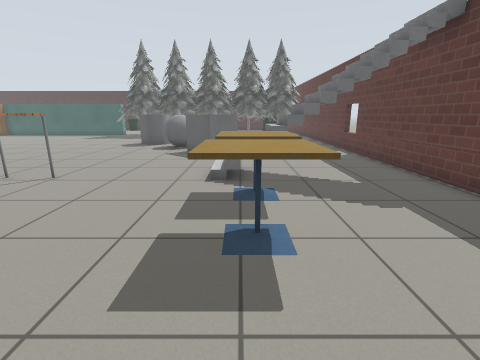
view 1 (above)

19 first-person views from a walk through a Gazebo world. The camera is 1 m above the floor, tilts 14° down and sees 85° across. The lines on the ground mark 1 m squares. The floor is counted in squares, 0.5 m on a side. Each view is taken from the middle of a square. On the plan, view 1 faces up. The plan holds only what a view shows up to about 16 squares ahead; the rest is blank. The place goes on beyond the plan. Simple patterns stand in for the simulator's built-in surfaces.

view 2
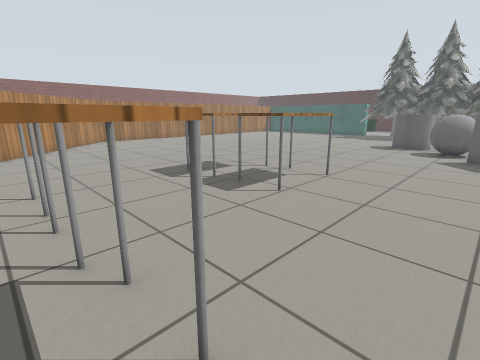

view 3
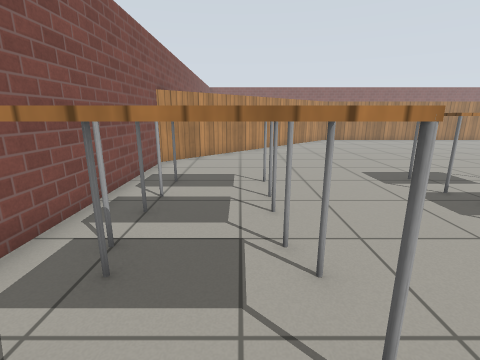

view 4
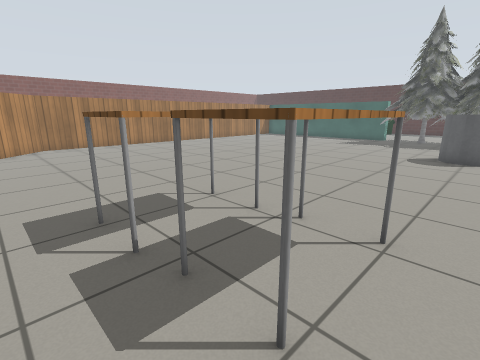

view 5
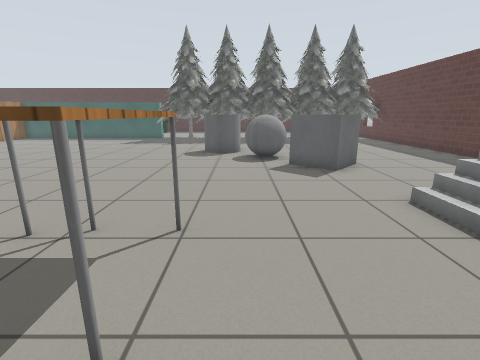

view 6
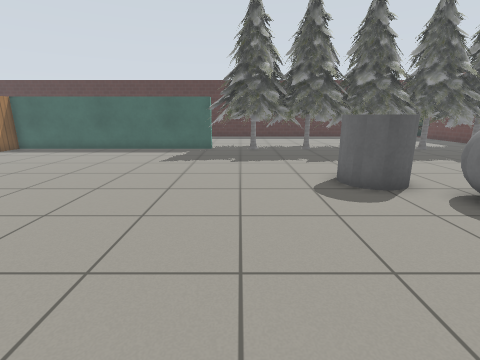

view 7
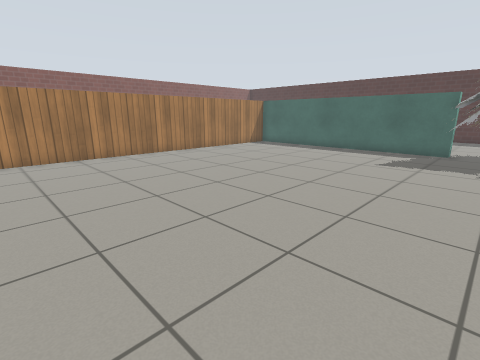

view 8
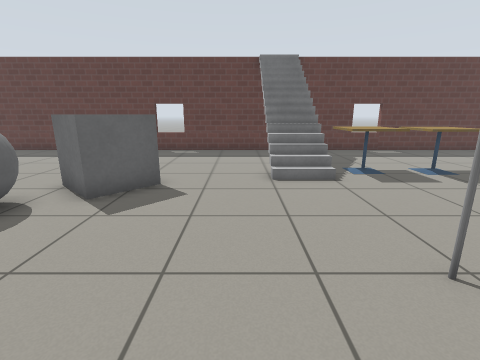

view 9
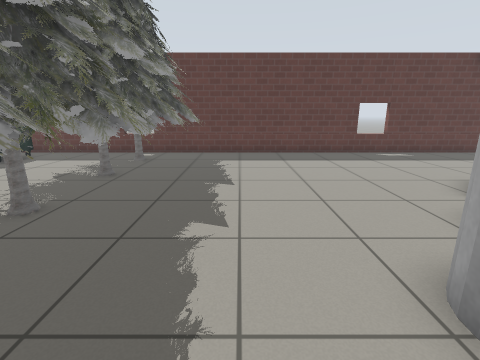

view 10
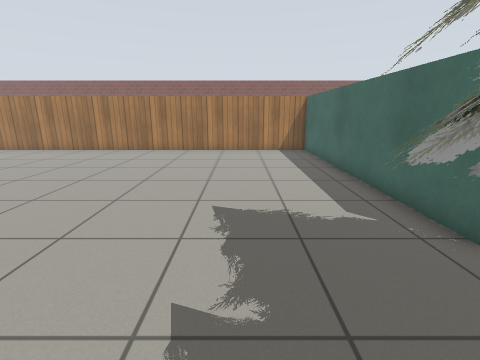

view 11
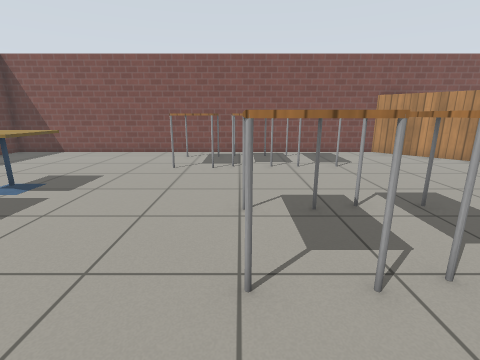

view 12
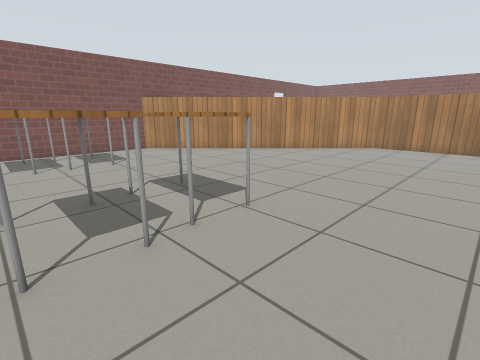

view 13
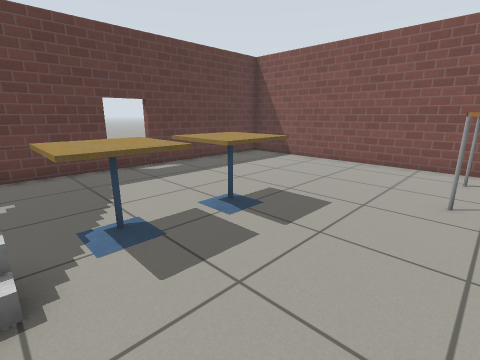

view 14
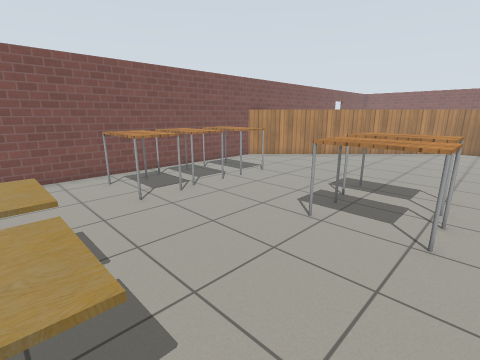

view 15
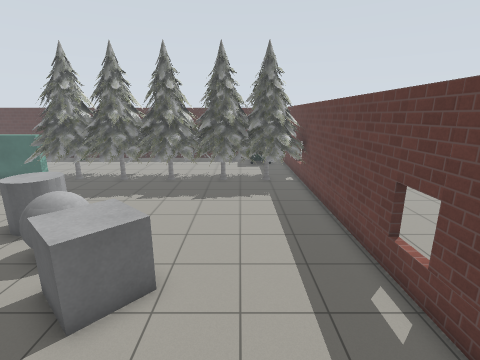

view 16
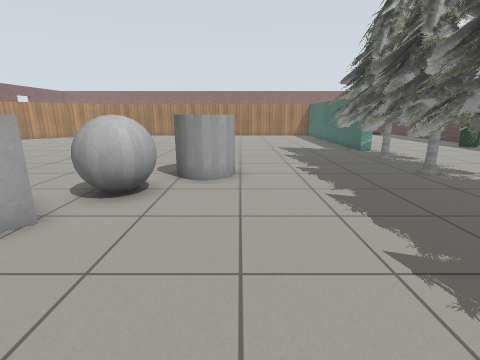

view 17
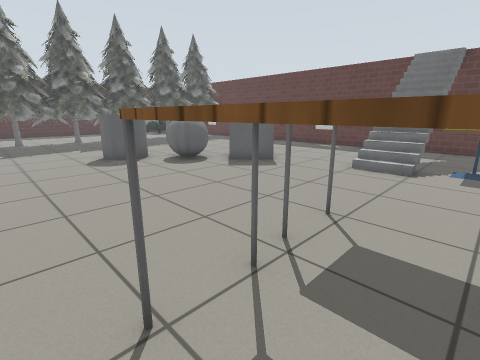

view 18
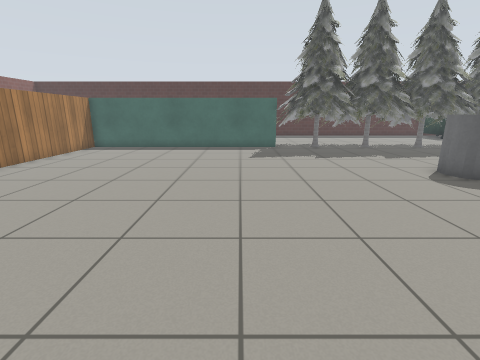

view 19
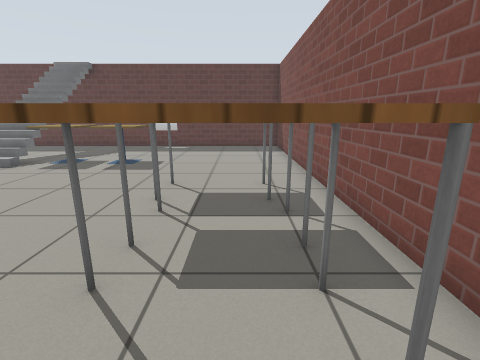

### Floor plan
Key: @ floor where view 1 was taken; # wall or solid block; . floor; / step, stairs or slope; = window, fence, low wall or low ledge; S stairs; T table; C cafe table; P pine tree; O other object.
Columns run from 23 left of view 1 to 6 right of it. Each row starts with its distance up from view 1.
 29                              #
 28                 P      P     P
 27 ############PPPPPPPPPPPPPPPP P
 26 #..........PPPPPPPPPPPPPPPPPPP
 25 #..........PPPPPPPPPPPPPPPPPPP
 24 #...........PPP PPPPPP PPPPPP#
 23 #............................#
 22 #............................#
 21 #............................#
 20 #................O...........#
 19 #...............OOO..........#
 18 #...............OOOOO........#
 17 #.................OOO........#
 16 #.................OOOOO......#
 15 #...................OOOO.....=
 14 #....................OO......#
 13 #............................#
 12 #............................#
 11 #............................#
 10 #.....................//////S#
  9 #.....................// /  /#
  8 #............TTTTT....//////.#
  7 #............TTTTT....CCC....#
  6 #............TTTTT....CCC....#
  5 ##...........TT.......CCC....#
  4  ##...................CCC....=
  3   ##..................CCC....#
  2    ##........................#
  1     ##.......TT.TTTTT........#
  0      ##......TTTTTTTT..@.....#
 -1       ##.....TTTTTTTT........#
 -2        ##....T TTTTT.........#
 -3        #######################
 -4                             ##

Where each view was taken, in squares from view 1:
view 1: 0 up, 0 right, facing up
view 2: 0 up, 2 left, facing up-left
view 3: 0 up, 2 left, facing left
view 4: 4 up, 5 left, facing up-left
view 5: 4 up, 5 left, facing up
view 6: 11 up, 10 left, facing up
view 7: 11 up, 10 left, facing up-left
view 8: 11 up, 9 left, facing right
view 9: 22 up, 8 left, facing right
view 10: 23 up, 8 left, facing left
view 11: 11 up, 6 left, facing down
view 12: 12 up, 6 left, facing down-left
view 13: 8 up, 4 left, facing down-right
view 14: 9 up, 0 right, facing down-left
view 15: 9 up, 2 right, facing up
view 16: 20 up, 3 right, facing left
view 17: 6 up, 11 left, facing up-right
view 18: 10 up, 14 left, facing up
view 19: 1 down, 11 left, facing right
